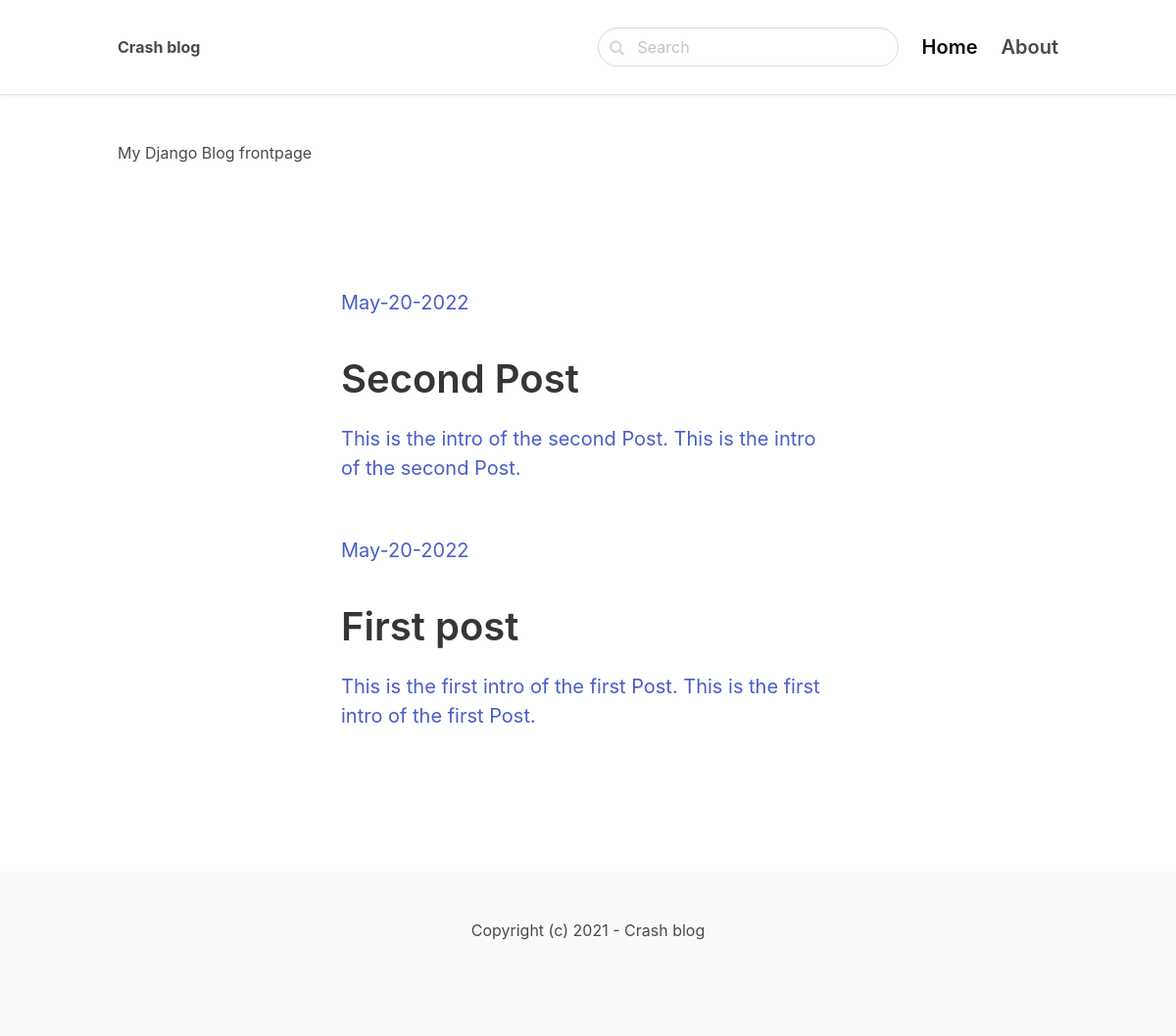
The page / on the database its author committed.
### blog/models.py (models this page shows, shortened)
class Post(models.Model):
    title = models.CharField(max_length=255)
    slug = models.SlugField()
    intro = models.TextField()
    body = models.TextField()
    created_at = models.DateTimeField(auto_now_add=True)
    class Meta:
        ordering = ('-created_at',)

### core/views.py (the view)
# urls.py: path('', frontpage, name='frontpage'),
def frontpage(request):
    posts = Post.objects.all()
    return render(request, 'core/frontpage.html', {'posts': posts})

### core/templates/core/frontpage.html (shortened to what this page needs)
{% extends 'core/base.html' %}
{% block content %}
<h1>My Django Blog frontpage</h1>
<section class="hero">
    <div class="hero-body">
        <div class="container">
            <section class="section">
                <div class="columns">
                    <div class="column is-8 is-offset-2">
                        {% for post in posts %}
                            <div class="content is-medium">
                                <a href="{% url 'post_detail' post.slug %}">
                                    <br>
                                    <p class="subtitle-is-4">{{ post.created_at|date:'M-d-Y' }}</p>
                                    <h1 class="title">{{ post.title }}</h1>
                                    <p>{{ post.intro }}</p>
                                </a>
                            </div>
                        {% endfor %}
                    </div>
                </div>
            </section>
        </div>
    </div>
</section>
{% endblock %}

### core/templates/core/base.html (shortened to what this page needs)
<!DOCTYPE html>
<html lang="en">
<head>
    <link rel="stylesheet" href="https://unpkg.com/bulma@0.9.2/css/bulma.min.css">
    <link href="https://stackpath.bootstrapcdn.com/font-awesome/4.7.0/css/font-awesome.min.css" rel="stylesheet">
</head>
<body>
    <nav class="navbar">
        <div class="container">
            <div class="navbar-brand">
                <a class="navbar-item" href="/">
                    <strong>Crash blog</strong>
                </a>
            </div>
            <div id="navbarMenu" class="navbar-menu">
                <div class="navbar-end">
                    <div class="navbar-item">
                            <div class="control has-icons-left">
                                <input class="input is-rounded" name="query" type="text" placeholder="Search">
                                <span class="icon is-left">
                                </span>
                            </div>
                    </div>
                    <a href="/" class="navbar-item is-active is-size-5 has-text-weight-semibold">
                        Home
                    </a>
                    <a href="{% url 'about' %}" class="navbar-item is-size-5 has-text-weight-semibold">
                        About
                    </a>
                </div>
            </div>
        </div>
    </nav>
    <section class="section">
        <div class="container">
            {% block content %}
            {% endblock %}
        </div>
    </section>
    <footer class="footer">
        <div class="content has-text-centered">
            <p>
                Copyright (c) 2021 - Crash blog
            </p>
        </div>
    </footer>
</body>
</html>

### core/templates/core/base.html (style rules this page uses)
nav.navbar { height: 6rem !important; box-shadow: 0 1px 3px 0 rgba(0, 0, 0, .1), 0 1px 2px 0 rgba(0, 0, 0, .06) !important; }

### rows shown on the page
Post: created_at "May-20-2022", title "Second Post", intro "This is the intro of the second Post. This is the intro of the second Post."
Post: created_at "May-20-2022", title "First post", intro "This is the first intro of the first Post. This is the first intro of the first Post."
